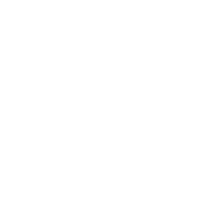
Frame 1 (no input)
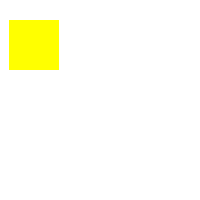
Frame 60 (the mouse pressed at the canvas centre just before this capture)
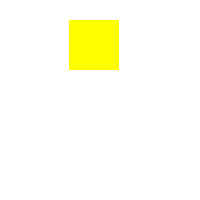
Frame 120 (the mouse held since frame 60 and released just before this capture)

The Processing sketch that drew these frames (run headless with seeded random() and noise(); from frame 60 on, the mouse is pressed at the canvas centre):

// Processing sketch: ex3
// ── ex3.pde
int x=-50, y= x-199;
void setup() {
  size (200, 200);
  noStroke();
}
void draw() {
  background(255);
  fill(#FFFF00);
  rect(x, 20, 50, 50);
  x++;
  if(x>=199*2-50) {
    x=-50;
  }
  rect(y, 20, 50, 50);
  if(y++>=199*2-50) {
    y=x-200;
  }
}
